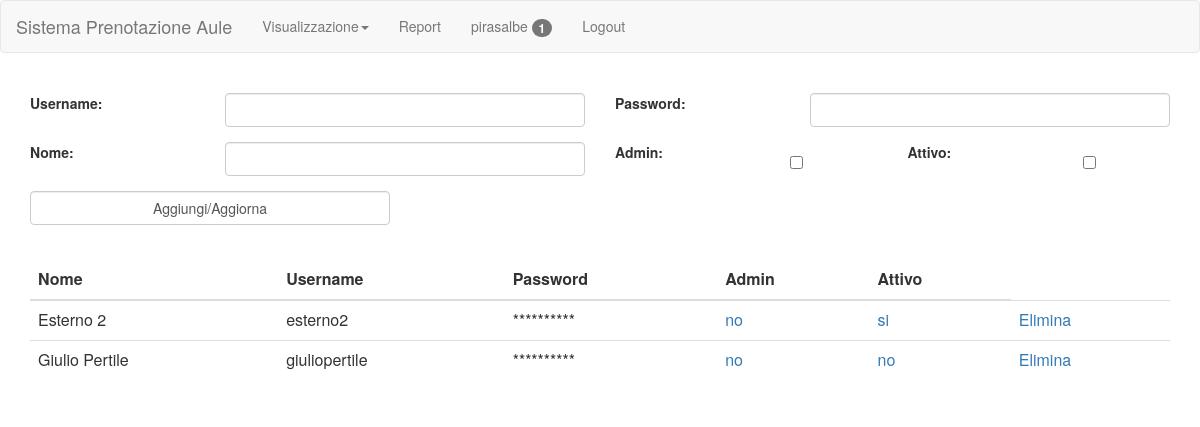
The app's page /admin/users.php (signed in) with its own data.
### tables this page shows
CREATE TABLE `utenti` (
  `username` varchar(20) NOT NULL,
  `password` varchar(64) NOT NULL,
  `admin` enum('si','no') NOT NULL DEFAULT 'no',
  `nome` varchar(20) NOT NULL,
  `attivo` enum('si','no') NOT NULL DEFAULT 'no'
);

### script/sql.php (called while the page is built, shortened)
<?php
function init()
{
    $servername = "localhost";
    $username = "root";
    $password = "";
    $dbname = "aule";
    $conn = new mysqli($servername, $username, $password, $dbname);
    return $conn;
}
function users()
{
    $sql = "SELECT *
			FROM utenti where username<>?";
    $conn = init();
    $result = null;
    if ($stmt = $conn->prepare($sql)) {
        $stmt->bind_param("s", $_SESSION['user']);
        $stmt->execute();
        $result = $stmt->get_result();
    }
    return $result;
}
?>

### admin/users.php (the view, shortened to what this page needs)
<?php
include("../script/recursive.php");
?>
<html>
<head>
</head>
<body>
<br>
<div class="container">
    <form action="../script/addUser">
        <div class="row form-group">
            <div class="col-sm-2">
                <label for="username">Username: </label>
            </div>
            <div class="col-sm-4">
                <input name="username" class="form-control" maxlength="20">
            </div>
            <div class="col-sm-2">
                <label for="password">Password: </label>
            </div>
            <div class="col-sm-4">
                <input name="password" class="form-control" maxlength="20">
            </div>
        </div>
        <div class="row form-group">
            <div class="col-sm-2">
                <label for="name">Nome: </label>
            </div>
            <div class="col-sm-4">
                <input name="name" class="form-control" maxlength="20">
            </div>
            <div class="col-sm-2">
                <label for="admin">Admin: </label>
            </div>
            <div class="col-sm-1 checkbox">
                <input name="admin" value="si" type="checkbox" maxlength="20">
            </div>
            <div class="col-sm-2">
                <label for="attivo">Attivo: </label>
            </div>
            <div class="col-sm-1 checkbox">
                <input name="attivo" value="si" type="checkbox" maxlength="20">
            </div>
        </div>
        <div class="row form-group">
            <div class="col-sm-4">
                <button type="submit" class="form-control">
                    Aggiungi/Aggiorna
                </button>
            </div>
        </div>
    </form>
</div>
<br>
<div class="container">
    <div class="table-responsive">
        <table class="table">
            <thead>
            <tr>
                <th>Nome</th>
                <th>Username</th>
                <th>Password</th>
                <th>Admin</th>
                <th>Attivo</th>
            </tr>
            </thead>
            <tbody>
            <?php
            $result = users();
            if (isset($result) && $result != null) {
                while ($row = $result->fetch_assoc()) {
                    echo "<tr>
                            <td>" . $row["nome"] . "</td>
                            <td>" . $row["username"] . "</td>
                            <td>**********</td>
                            <td><a href='../script/adminUser?user=" . $row["username"] . "&admin=" . $row["admin"] . "'>" . $row["admin"] . "</a></td>
                            <td><a href='../script/changeUser?user=" . $row["username"] . "&stato=" . $row["attivo"] . "'>" . $row["attivo"] . "</a></td>
                            <td><a href='../script/deleteUser?username=" . $row["username"] . "'>Elimina</a></td>
                        </tr>";
                }
            }
            ?>
            </tbody>
        </table>
    </div>
</div>
</body>
</html>

### records on screen
utenti: nome "Esterno 2", username "esterno2", admin "no", attivo "si"
utenti: nome "Giulio Pertile", username "giuliopertile", admin "no", attivo "no"

### other values on screen
$user "pirasalbe"
$cont "1"
$log "Logout"
